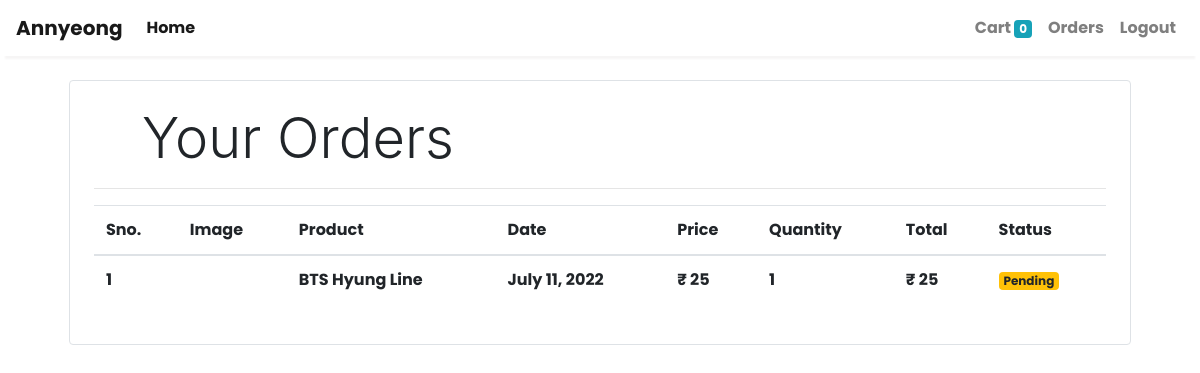
The page /orders (signed in) on the database as committed earlier.
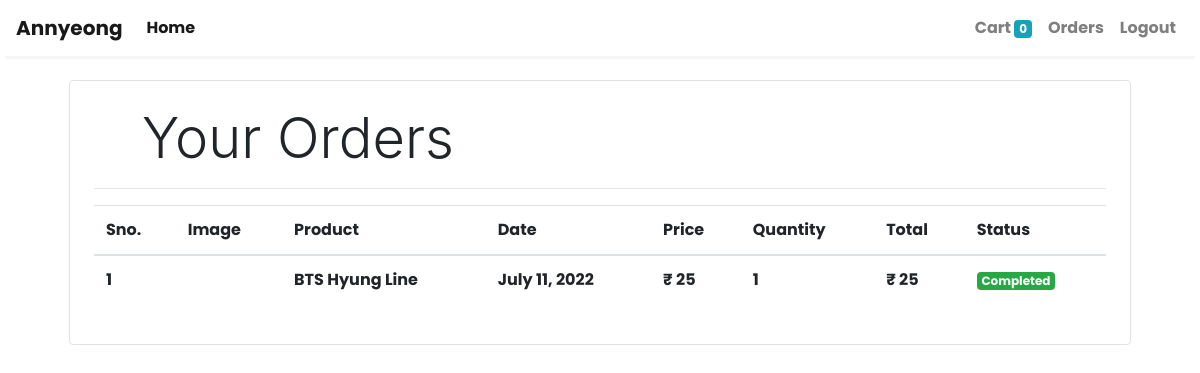
The same page on the database as committed later.
### store/models/orders.py (models this page shows, shortened)
class Order(models.Model):
    product = models.ForeignKey(Product,
                                on_delete=models.CASCADE)
    customer = models.ForeignKey(Customer,
                                 on_delete=models.CASCADE)
    quantity = models.IntegerField(default=1)
    price = models.IntegerField()
    address = models.CharField(max_length=50, default='', blank=True)
    phone = models.CharField(max_length=50, default='', blank=True)
    date = models.DateField(default=datetime.datetime.today)
    status = models.BooleanField(default=False)
    @staticmethod
    def get_orders_by_customer(customer_id):
        return Order.objects.filter(customer=customer_id).order_by('-date')

### store/models/product.py (models this page shows, shortened)
class Product(models.Model):
    name = models.CharField(max_length=50)
    price = models.IntegerField(default=0)
    category = models.ForeignKey(Category, on_delete=models.CASCADE, default=1)
    description = models.CharField(max_length=200, default='' , null=True , blank=True)
    image = models.ImageField(upload_to='uploads/products/')

### store/middlewares/auth.py (the view)
    def middleware(request):
        print(request.session.get('customer'))
        returnUrl = request.META['PATH_INFO']
        print(request.META['PATH_INFO'])
        if not request.session.get('customer'):
           return redirect(f'login?return_url={returnUrl}')
        response = get_response(request)
        return response

### store/templatetags/custom_filter.py (called while the page is built)
@register.filter(name='currency')
def currency(number):
    return "₹ "+str(number)

@register.filter(name='multiply')
def multiply(number , number1):
    return number * number1

### store/views/orders.py (called while the page is built)
    def get(self , request ):
        customer = request.session.get('customer')
        orders = Order.get_orders_by_customer(customer)
        print(orders)
        return render(request , 'orders.html'  , {'orders' : orders})

### store/templates/orders.html
{% extends 'base.html' %}
{% block content %}
{% load cart %}
{% load custom_filter %}
<div class="container">
   <div class="border rounded p-4 m-4">
        <p class="display-4 pl-4 ml-4">Your Orders</p>
        <hr>
        <table class="table" style="font-weight: bold;font-family: 'Poppins', sans-serif;">
            <thead>
                <tr>
                    <th>Sno.</th>
                    <th>Image</th>
                    <th>Product</th>
                    <th>Date</th>
                    <th>Price</th>
                    <th>Quantity</th>
                    <th>Total</th>
                    <th>Status</th>
                </tr>
            </thead>
            <tbody>
                {% for order in orders %}
                <tr>
                    <td>{{forloop.counter}}</td>
                    <td><img style="height: 80px;" class="rounded-circle" src="{{order.product.image.url}}" alt=""></td>
                    <td>{{order.product.name}}</td>
                    <td>{{order.date}}</td>
                    <td>{{order.price|currency}}</td>
                    <td>{{order.quantity}}</td>
                    <td>{{order.quantity|multiply:order.price|currency}}</td>
                    {% if order.status %}
                    <td><small class="badge badge-success">Completed</small></td>
                    {%else%}
                    <td><small class="badge badge-warning">Pending</small></td>
                    {% endif %}
                </tr>
                {% endfor %}
            </tbody>
        </table>
   </div>
</div>
{% endblock %}

### store/templates/base.html (shortened to what this page needs)
<!doctype html>
<html lang="en">
<head>
  <link rel="stylesheet" href="https://maxcdn.bootstrapcdn.com/bootstrap/4.0.0/css/bootstrap.min.css"
>
</head>
<body>
  <nav class="one-edge-shadow
  sticky-top navbar
  navbar-expand-lg
   navbar-light bg-white">
    <a class="navbar-brand" href="/" style="font-weight: bold;font-family: 'Poppins', sans-serif; ">Annyeong</a>
    <div class="collapse navbar-collapse" id="navbarSupportedContent">
      <ul class="navbar-nav mr-auto">
        <li class="nav-item active">
          <a class="nav-link" href="/store" style="font-weight: bold;font-family: 'Poppins', sans-serif; ">Home<span class="sr-only">(current)</span></a>
        </li>
      </ul>
      <ul class=" navbar-nav my-2 my-lg-0">
        <li class="nav-item ">
          <a class="nav-link" href="/cart" style="font-weight: bold;font-family: 'Poppins', sans-serif; ">Cart
            <span class="badge badge-info">{{request.session.cart.keys|length}}</span>
            <span class="sr-only">(current)</span></a>
        </li>
        {% if request.session.customer %}
        <li class="nav-item ">
          <a class="nav-link" href="/orders" style="font-weight: bold;font-family: 'Poppins', sans-serif; ">Orders<span class="sr-only">(current)</span></a>
        </li>
        <li class="nav-item ">
          <a class="nav-link" href="/logout" style="font-weight: bold; font-family: 'Poppins', sans-serif;">Logout<span class="sr-only">(current)</span></a>
        </li>
        {% endif %}
      </ul>
    </div>
  </nav>
    {% block content %}{% endblock %}
</body>
</html>

### store/templates/base.html (style rules this page uses)
nav { background-color: rgb(239, 196, 252); }
.one-edge-shadow { box-shadow: 0 8px 2px -5px rgb(246, 245, 245); }

Rows that differ between the two databases and show on the page:
changed Order "BTS Hyung Line": status "Pending" → "Completed"
